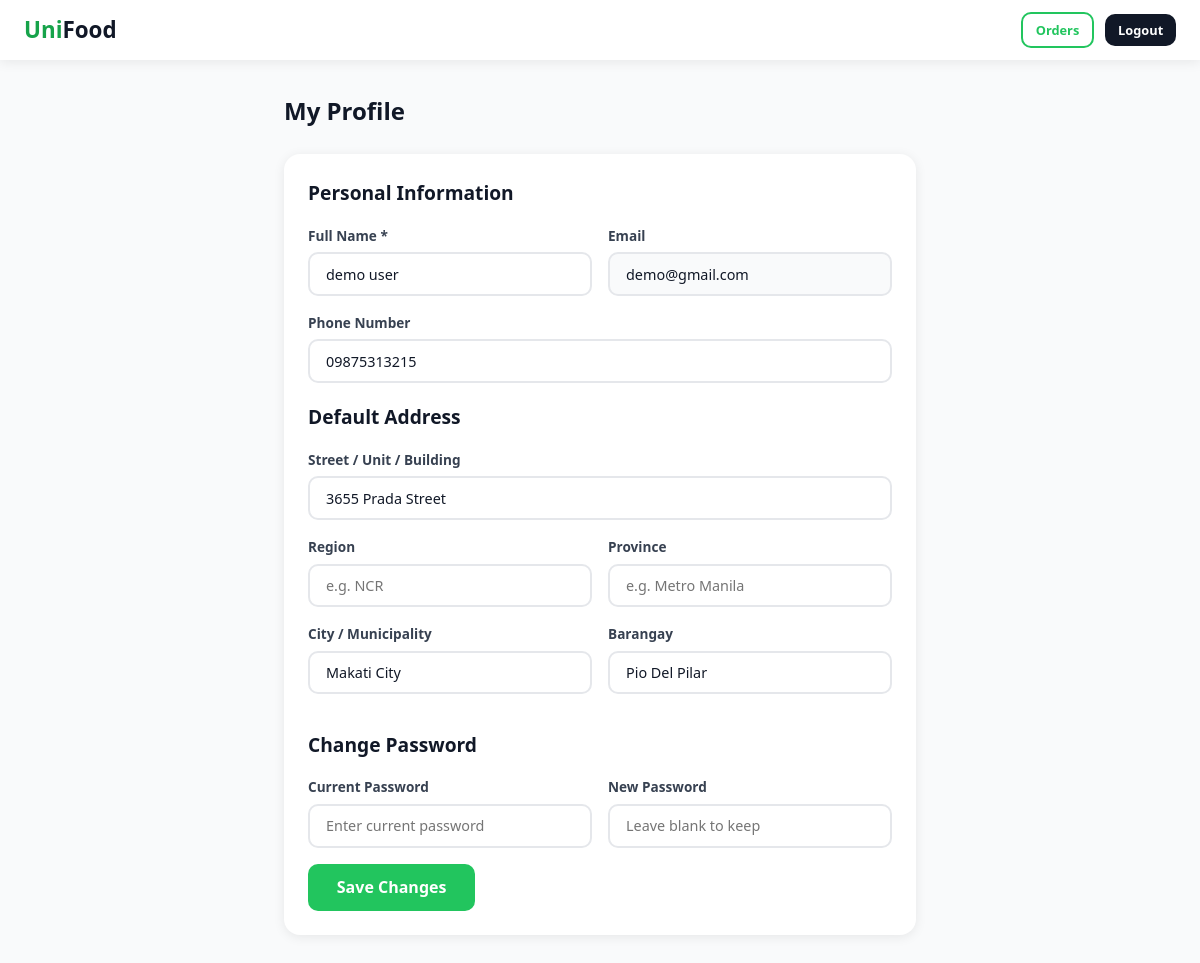
The app's page /customer/profile (signed in) with its own data.
### models.py (models this page shows, shortened)
class Customer(db.Model):
    __tablename__ = 'customers'
    id = db.Column(db.Integer, primary_key=True)
    name = db.Column(db.String(100), nullable=False)
    email = db.Column(db.String(120), unique=True, nullable=False)
    password_hash = db.Column(db.String(256), nullable=False)
    phone = db.Column(db.String(20))
    address = db.Column(db.String(255))
    province = db.Column(db.String(100))
    region = db.Column(db.String(100))
    city = db.Column(db.String(100))
    barangay = db.Column(db.String(100))
    status = db.Column(db.String(20), default='pending')  # active, suspended, banned, pending
    id_document = db.Column(db.String(255), nullable=True)
    created_at = db.Column(db.DateTime, default=datetime.utcnow)
    orders = db.relationship('Order', backref='customer', lazy=True)
    voucher_usages = db.relationship('VoucherUsage', backref='customer', lazy=True)

### routes/customer.py (the view, shortened to what this page needs)
@customer_bp.route('/customer/profile', methods=['GET', 'POST'])
@customer_required
def profile():
    customer = Customer.query.get(session['customer_id'])
    return render_template('customer/profile.html', customer=customer)

### routes/customer.py (called while the page is built)
def customer_required(f):
    @wraps(f)
    def decorated(*args, **kwargs):
        if 'customer_id' not in session:
            flash('Please log in to continue.', 'error')
            return redirect(url_for('customer.login'))
        customer = Customer.query.get(session['customer_id'])
        if not customer or customer.status in ('suspended', 'banned'):
            session.pop('customer_id', None)
            flash('Your account is not active.', 'error')
            return redirect(url_for('customer.login'))
        return f(*args, **kwargs)
    return decorated

### templates/customer/profile.html (shortened to what this page needs)
<!DOCTYPE html>
<html lang="en">
<head>
<link rel="stylesheet" href="{{ url_for('static', filename='css/main.css') }}">
</head>
<body>
<nav class="customer-nav"> <div class="nav-inner"> <a class="nav-logo" href="{{ url_for('customer.landing') }}">Uni<span>Food</span></a> <div class="nav-actions" style="margin-left:auto;"> <a href="{{ url_for('customer.orders') }}" class="btn btn-outline btn-sm"> Orders</a> <a href="{{ url_for('customer.logout') }}" class="btn btn-dark btn-sm">Logout</a> </div> </div>
</nav>  <div class="main-content" style="max-width:680px;"> <h2 style="margin-bottom:1.5rem;"> My Profile</h2> <div class="card"> <form method="POST"> <h3 style="margin-bottom:1rem;">Personal Information</h3> <div class="form-row"> <div class="form-group"> <label>Full Name *</label> <input type="text" name="name" value="{{ customer.name }}" required> </div> <div class="form-group"> <label>Email</label> <input type="email" value="{{ customer.email }}" disabled
                 style="background:#f9fafb;cursor:not-allowed;"> </div> </div> <div class="form-group"> <label>Phone Number</label> <input type="text" name="phone" value="{{ customer.phone or '' }}" placeholder="09XXXXXXXXX" pattern="^09\d{9}$" maxlength="11" title="Please enter a valid 11-digit Philippine mobile number starting with 09"> </div> <h3 style="margin:1.2rem 0 1rem;"> Default Address</h3>
 <div class="form-group"> <label>Street / Unit / Building</label> <input type="text" name="address" value="{{ customer.address or '' }}"
               placeholder="e.g. 12 Rizal St., Unit 4B"> </div> <div class="form-row"> <div class="form-group"> <label>Region</label> <input type="text" name="region" value="{{ customer.region or '' }}"
                 placeholder="e.g. NCR"> </div> <div class="form-group"> <label>Province</label> <input type="text" name="province" value="{{ customer.province or '' }}"
                 placeholder="e.g. Metro Manila"> </div> </div> <div class="form-row"> <div class="form-group"> <label>City / Municipality</label> <input type="text" name="city" value="{{ customer.city or '' }}"
                 placeholder="e.g. Quezon City"> </div> <div class="form-group"> <label>Barangay</label> <input type="text" name="barangay" value="{{ customer.barangay or '' }}"
                 placeholder="e.g. Barangay Commonwealth"> </div> </div> <h3 style="margin:1.2rem 0 1rem;"> Change Password</h3> <div class="form-row"> <div class="form-group"> <label>Current Password</label> <input type="password" name="current_password" placeholder="Enter current password"> </div> <div class="form-group"> <label>New Password</label> <input type="password" name="new_password" placeholder="Leave blank to keep"> </div> </div> <button type="submit" class="btn btn-primary btn-lg">Save Changes</button> </form> </div>
</div>
</body>
</html>

### static/css/main.css (style rules this page uses)
:root { --green: #22c55e; --green-light: #4ade80; --green-pale: #dcfce7; --green-dark: #16a34a; --black: #111827; --gray-dark: #374151; --gray: #6b7280; --gray-light: #e5e7eb; --gray-pale: #f9fafb; --white: #ffffff; --danger: #ef4444; --warning: #f59e0b; --info: #3b82f6; --shadow: 0 2px 12px rgba(0,0,0,.08); --shadow-lg: 0 8px 30px rgba(0,0,0,.12); --radius: 10px; --radius-lg: 16px; }
*, *::before, *::after { box-sizing: border-box; margin: 0; padding: 0; }
html { font-size: 16px; scroll-behavior: smooth; }
body { font-family: 'Segoe UI', system-ui, -apple-system, sans-serif; background: var(--gray-pale); color: var(--black); line-height: 1.6; min-height: 100vh; }
a { color: var(--green-dark); text-decoration: none; }
input, select, textarea, button { font-family: inherit; }
h2 { font-size: 1.5rem; font-weight: 700; }
h3 { font-size: 1.2rem; font-weight: 600; }
.btn { display: inline-flex; align-items: center; gap: .4rem; padding: .6rem 1.2rem; border: none; border-radius: var(--radius); font-size: .9rem; font-weight: 600; cursor: pointer; transition: all .2s; white-space: nowrap; }
.btn-primary { background: var(--green); color: var(--white); }
.btn-outline { background: transparent; border: 2px solid var(--green); color: var(--green); }
.btn-dark { background: var(--black); color: var(--white); }
.btn-sm { padding: .35rem .8rem; font-size: .8rem; }
.btn-lg { padding: .8rem 1.8rem; font-size: 1rem; }
.form-group { margin-bottom: 1rem; }
.form-group label { display: block; font-weight: 600; font-size: .85rem; color: var(--gray-dark); margin-bottom: .35rem; }
.form-group input, .form-group select, .form-group textarea { width: 100%; padding: .65rem 1rem; border: 2px solid var(--gray-light); border-radius: var(--radius); font-size: .9rem; background: var(--white); color: var(--black); transition: border-color .2s, box-shadow .2s; }
.form-row { display: grid; grid-template-columns: 1fr 1fr; gap: 1rem; }
.card { background: var(--white); border-radius: var(--radius-lg); box-shadow: var(--shadow); padding: 1.5rem; margin-bottom: 1.5rem; }
.customer-nav { background: var(--white); position: sticky; top: 0; z-index: 100; box-shadow: 0 2px 12px rgba(0,0,0,.08); }
.nav-inner { max-width: 1200px; margin: 0 auto; padding: .75rem 1.5rem; display: flex; align-items: center; gap: 1rem; }
.nav-logo { font-size: 1.4rem; font-weight: 800; color: var(--green-dark); }
.nav-logo span { color: var(--black); }
.nav-actions { display: flex; align-items: center; gap: .7rem; margin-left: auto; }
.main-content { max-width: 1200px; margin: 0 auto; padding: 2rem 1.5rem; }

### records on screen
Customer: name "demo user", email "demo@gmail.com", phone "09875313215", address "3655 Prada Street", city "Makati City", barangay "Pio Del Pilar"
